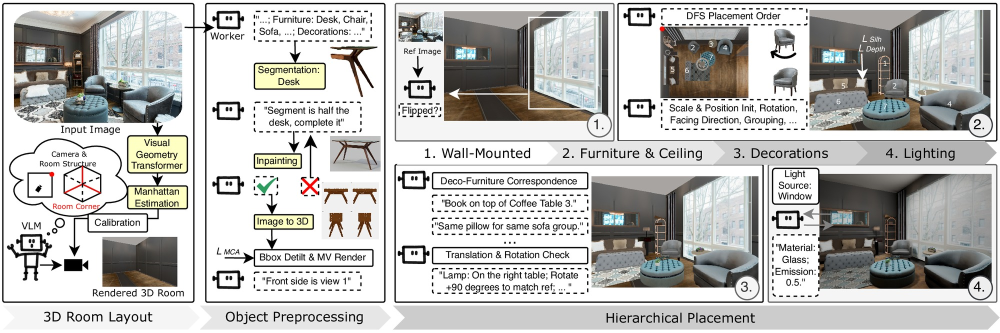
#> input picture assets/pipeline.jpg, 2000 x 666 px (shown at 1/2 size)
$ python -i generate_window_plane.py   (imports and definitions only)
#> lines starting #> are read from the running program, lines starting #| are printed output that depends on the picture; after the words box and inside, x2 and y2 are one past the last pixel; in counts of white or black regions, pixels touching at a corner belong together
"""
generate_window_plane.py — create a flat plane GLB for each window/door segment,
                            textured with the (rectified) inpainted image.

Replaces 3D generation for windows.  The generator reconstructs a thick 3D mesh which adds
unwanted depth and distorts the frame placement.  A thin flat plane is better:
  • Zero depth — lies perfectly flush against the wall.
  • UV-mapped — the full rectified window image is projected onto the face.
  • Aspect ratio preserved — plane dimensions match the inpainted image ratio.

The plane is created in the generator's convention:
  • Centred at origin, lying in the XY plane.
  • Depth axis = Z (the generator's convention: front face at min-Z = Z=0 side).
  • Thin depth: 2% of the larger dimension (just enough for OBB to detect depth axis).

Usage:
    python -m object_placement.wall_mounted.generate_window_plane \\
        --output-dir outputs/living_room9

    # Only specific types:
    python -m object_placement.wall_mounted.generate_window_plane \\
        --output-dir outputs/living_room9 --types window
"""

from __future__ import annotations

import argparse
import json
import sys
from pathlib import Path

_REPO_ROOT = Path(__file__).resolve().parents[2]
_GSA_ROOT  = _REPO_ROOT / "Grounded-Segment-Anything"
sys.path.insert(0, str(_GSA_ROOT / "segment_anything"))

_SAM_CKPT       = _GSA_ROOT / "weights/sam_vit_h_4b8939.pth"
_SAM_MODEL_TYPE = "vit_h"
_BG_GREY        = (185, 185, 185)
_BG_TOL         = 25

_sam_predictor = None

def _get_sam(device: str = "cuda"):
    global _sam_predictor
    if _sam_predictor is None:
        from segment_anything import SamPredictor, sam_model_registry
        print("[window_plane] Loading SAM …")
        sam = sam_model_registry[_SAM_MODEL_TYPE](checkpoint=str(_SAM_CKPT))
        sam.to(device=device)
        _sam_predictor = SamPredictor(sam)
    return _sam_predictor


def _infer_bg_color(arr):
    """Infer the dominant background colour from a thin border around the image.

    The image-edit model is supposed to put the object on grey (185,185,185),
    but often drifts to cream / off-white for art / paintings.  Reading the
    actual border colour lets the FG threshold work regardless.
    """
    import numpy as np
    H, W = arr.shape[:2]
    t = max(4, min(H, W) // 32)
    border = np.concatenate([
        arr[:t, :].reshape(-1, 3),
        arr[-t:, :].reshape(-1, 3),
        arr[:, :t].reshape(-1, 3),
        arr[:, -t:].reshape(-1, 3),
    ], axis=0)
    return tuple(int(c) for c in np.median(border, axis=0))


def _fg_mask_from_border(arr, tol: int = 25):
    """Return a boolean FG mask using the auto-detected border colour."""
    import numpy as np
    bg = np.array(_infer_bg_color(arr), dtype=np.float32)
    return (np.abs(arr.astype(np.float32) - bg).max(axis=2) > tol)


# [55 lines that did not run here, left out]

import numpy as np
from PIL import Image


def _sam_mask(img_rgb: np.ndarray, device: str = "cuda") -> np.ndarray | None:
    """Run SAM to get a clean binary mask of the object.  Returns None on
    failure so callers can fall back.

    The image-edit output's background colour is detected from a border ring
    rather than assumed to be hard grey (the model sometimes drifts to cream
    / off-white for art).  If the border-threshold FG bbox covers nearly the
    whole image (common for paintings with wash-out backgrounds), we fall back
    to a centre-point SAM prompt — art/paintings are always near image centre.
    """
    H, W = img_rgb.shape[:2]
    is_fg = _fg_mask_from_border(img_rgb, tol=_BG_TOL)
    rows = np.where(is_fg.any(axis=1))[0]
    cols = np.where(is_fg.any(axis=0))[0]
    if len(rows) == 0 or len(cols) == 0:
        return None
    r0, r1 = int(rows[0]), int(rows[-1]) + 1
    c0, c1 = int(cols[0]), int(cols[-1]) + 1
    box_frac = ((r1 - r0) * (c1 - c0)) / float(H * W)
    try:
        predictor = _get_sam(device)
        predictor.set_image(img_rgb)
        if box_frac > 0.90:
            print(f"  [rectify] fg covers {box_frac:.0%} — centre-point SAM prompt")
            pts = np.array([[W / 2.0, H / 2.0]], dtype=np.float32)
            lbl = np.array([1], dtype=np.int32)
            masks, scores, _ = predictor.predict(
                point_coords=pts, point_labels=lbl, multimask_output=True)
        else:
            box = np.array([c0, r0, c1, r1], dtype=np.float32)
            masks, scores, _ = predictor.predict(box=box, multimask_output=True)
        mask = masks[int(np.argmax(scores))].astype(bool)
        print(f"  [rectify] SAM mask: {int(mask.sum())} px foreground")
        return mask
    except Exception as e:
        print(f"  [rectify] SAM failed ({e}) — falling back to grey-threshold")
        return None


def _rectify_perspective(img_rgb: np.ndarray, device: str = "cuda") -> np.ndarray:
    """Find the tilted rectangle of the object and unwarp to an axis-aligned rect.

    Pipeline:
      1. Run SAM (box-prompted) on the full grey-padded image to get a clean
         binary mask of the window/art.  SAM gives a tight boundary that
         includes interior grey-looking content (sky, reflections, wall wash)
         which grey-thresholding would drop.
      2. Take the largest contour of the mask and compute minAreaRect.
         minAreaRect is robust to small contour noise and always returns 4
         corners of the minimum-area rotated rectangle.
      3. If the tilt is small, return the axis-aligned bbox crop.
      4. Otherwise warpPerspective the tilted rect → axis-aligned rect.
    """
    try:
        import cv2
    except ImportError:
        print("  [rectify] opencv not available — skipping rectification")
        return img_rgb

    H_img, W_img = img_rgb.shape[:2]

    # --- Mask: prefer SAM; fall back to grey-threshold + morph-close ----------
    sam_mask = _sam_mask(img_rgb, device=device)
    if sam_mask is not None:
        mask8 = sam_mask.astype(np.uint8) * 255
        # SAM boundary softens by 1-2 px at corners, often dipping into the
        # surrounding grey padding.  A small erosion pulls the boundary
        # strictly INSIDE the true window so the fitted quad doesn't include
        # grey pixels at its corners, which would show up as grey borders
        # after warpPerspective.
        _sam_erode = 5
        sam_kernel = np.ones((_sam_erode, _sam_erode), np.uint8)
        mask8 = cv2.erode(mask8, sam_kernel, iterations=1)
        ks = 0  # no morph-close used
    else:
        grey  = np.array(_BG_GREY, dtype=np.float32)
        is_fg = (np.abs(img_rgb.astype(np.float32) - grey) > _BG_TOL).any(axis=2)
        mask8 = is_fg.astype(np.uint8) * 255
        # Close interior holes (glass panes / mullions matching grey bg).
        ks = max(15, min(H_img, W_img) // 20)
        if ks % 2 == 0:
            ks += 1
        kernel = np.ones((ks, ks), np.uint8)
        mask8  = cv2.morphologyEx(mask8, cv2.MORPH_CLOSE, kernel)

    contours, _ = cv2.findContours(mask8, cv2.RETR_EXTERNAL, cv2.CHAIN_APPROX_SIMPLE)
    if not contours:
        return img_rgb
    largest = max(contours, key=cv2.contourArea)

    # --- Fit a 4-corner quad --------------------------------------------------
    # A perspective-distorted window is a TRAPEZOID, not a rotated rectangle.
    # minAreaRect can only model rotation, so it collapses a trapezoid into a
    # near-axis-aligned rect and discards the perspective foreshortening we
    # want to undo.  On a clean SAM mask, approxPolyDP on the convex hull
    # robustly recovers the 4 trapezoid corners.  Fall back to minAreaRect
    # only if that fails (unlikely with SAM; common with noisy grey-thresh).
    hull = cv2.convexHull(largest)
    peri = cv2.arcLength(hull, True)
    box  = None
    for _eps in (0.01, 0.02, 0.03, 0.05):
        approx = cv2.approxPolyDP(hull, _eps * peri, True)
        if len(approx) == 4:
            box = approx.reshape(-1, 2).astype(np.float32)
            break
    if box is None:
        rect = cv2.minAreaRect(largest)
        (_cx, _cy), (_rw, _rh), _ang = rect
        if min(_rw, _rh) < 10:
            return img_rgb
        # Grey-threshold fallback path: closed mask dilates ~ks/2 px beyond
        # the true edge, so shrink the fitted rect inward.
        if sam_mask is None and ks > 0:
            _margin = ks / 2.0 + 1.0
            _rw = max(10.0, _rw - 2 * _margin)
            _rh = max(10.0, _rh - 2 * _margin)
            rect = ((_cx, _cy), (_rw, _rh), _ang)
        box = cv2.boxPoints(rect).astype(np.float32)
        print(f"  [rectify] approxPolyDP failed — using minAreaRect")

    # Order corners: TL, TR, BR, BL (works for rotations < ~45°)
    s    = box.sum(axis=1)
    diff = np.diff(box, axis=1).ravel()
    tl = box[np.argmin(s)]
    br = box[np.argmax(s)]
    tr = box[np.argmin(diff)]
    bl = box[np.argmax(diff)]
    corners = np.array([tl, tr, br, bl], dtype=np.float32)

    # Measure edge tilt for the early-out.  minAreaRect is stable so a tiny
    # tilt here is a real (small) rotation, not contour jitter.
    def _edge_angle_deg(p_from, p_to):
        dx, dy = (p_to - p_from)
        return float(np.degrees(np.arctan2(abs(dy), abs(dx))))   # 0 = H, 90 = V
    ang_top   = _edge_angle_deg(tl, tr)
    ang_bot   = _edge_angle_deg(bl, br)
    ang_left  = 90.0 - _edge_angle_deg(tl, bl)
    ang_right = 90.0 - _edge_angle_deg(tr, br)
    max_tilt  = max(ang_top, ang_bot, ang_left, ang_right)

    _src = "SAM" if sam_mask is not None else "grey-thresh"

    if max_tilt < 1.5:
        x, y, w, h = cv2.boundingRect(largest)
        print(f"  [rectify] already axis-aligned (max edge tilt {max_tilt:.2f}°) "
              f"— bbox crop {w}×{h}  (mask={_src})")
        return img_rgb[y:y+h, x:x+w]

    W = int(round(max(np.linalg.norm(tr - tl), np.linalg.norm(br - bl))))
    H = int(round(max(np.linalg.norm(bl - tl), np.linalg.norm(br - tr))))
    if W < 10 or H < 10:
        return img_rgb

    dst = np.array([[0, 0], [W-1, 0], [W-1, H-1], [0, H-1]], dtype=np.float32)
    M   = cv2.getPerspectiveTransform(corners, dst)
    out = cv2.warpPerspective(img_rgb, M, (W, H), borderValue=_BG_GREY)

    print(f"  [rectify] minAreaRect tilt {max_tilt:.2f}° — warped "
          f"{img_rgb.shape[1]}×{img_rgb.shape[0]} → {W}×{H}  (mask={_src})")
    return out


# ── GLB writing ───────────────────────────────────────────────────────────────
# Dense vertex grid with vertex colors baked from the texture.
# Using a grid (not just 4 corners) gives the software vertex-color rasterizer
# in place_objects._overlay_glbs enough samples to reproduce the texture detail.
# Single-buffer GLB (geometry + texture in one BIN chunk) for trimesh compat.

import struct
import io

_MAX_GRID = 256   # max grid cells per dimension


# [287 lines left out: functions _pack_glb, make_window_plane, run, main, not called in this run]


# [2 lines not run here, left out]

>>> import cv2
>>> picture = cv2.imread('../../assets/pipeline.jpg')
#> picture is the input picture: shape (666, 2000, 3); mean B, G, R 187, 189.3, 189.5
>>> result = _rectify_perspective(picture)
#> in _fg_mask_from_border, `bg = np.array(_infer_bg_color(arr), dtype=np.float32)`: bg = [252, 252, 252]
#> in _fg_mask_from_border, `return (np.abs(arr.astype(np.float32) - bg).max(axis=2) > tol)`:
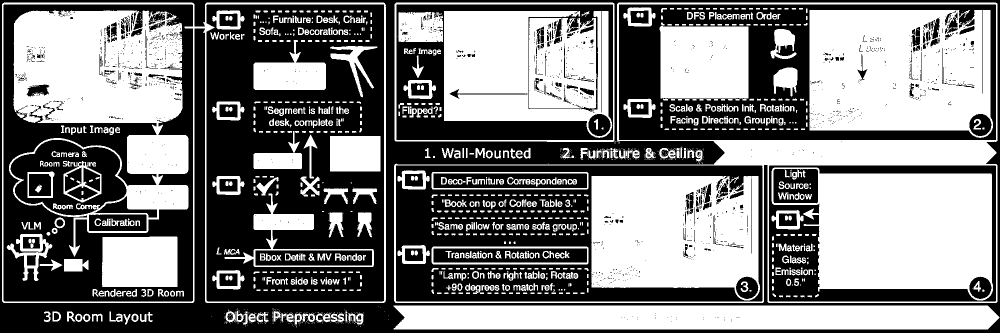
#> returned value: shape (666, 2000) bool (shown at 1/2 size); 49.5% white; 1575 white regions (711 under 20 px), largest, box (x1, y1, x2, y2) and area: (18, 21, 377, 513) 87669, (1618, 20, 1986, 276) 81149, (1543, 335, 1986, 601) 80885
#> in _sam_mask, `rows = np.where(is_fg.any(axis=1))[0]`: rows = 649 values from 5 to 658
#> in _sam_mask, `cols = np.where(is_fg.any(axis=0))[0]`: cols = 1981 values from 4 to 1998
#> in _sam_mask, `r0, r1 = int(rows[0]), int(rows[-1]) + 1`: r0 = 5; r1 = 659
#> in _sam_mask, `c0, c1 = int(cols[0]), int(cols[-1]) + 1`: c0 = 4; c1 = 1999
#> in _sam_mask, `box_frac = ((r1 - r0) * (c1 - c0)) / float(H * W)`: box_frac = 0.98
#> (the run stopped early here; a loop or call above may not have finished)
